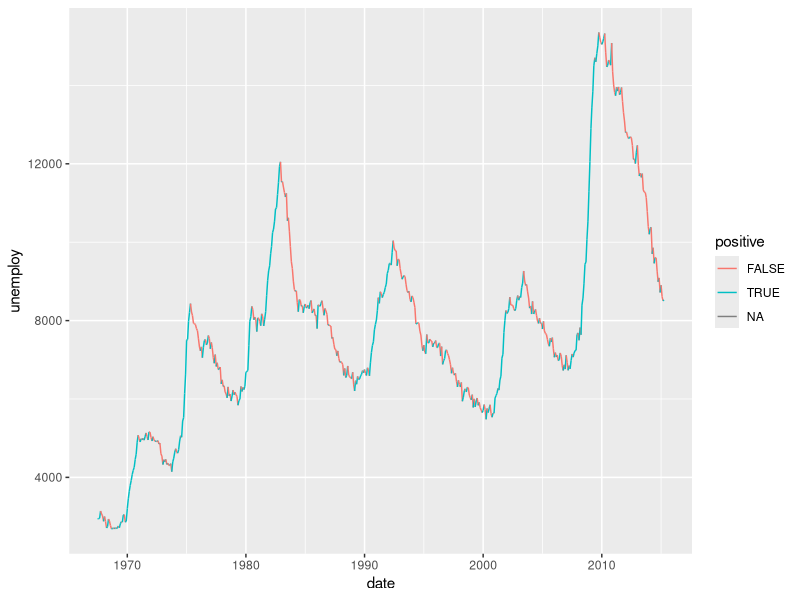
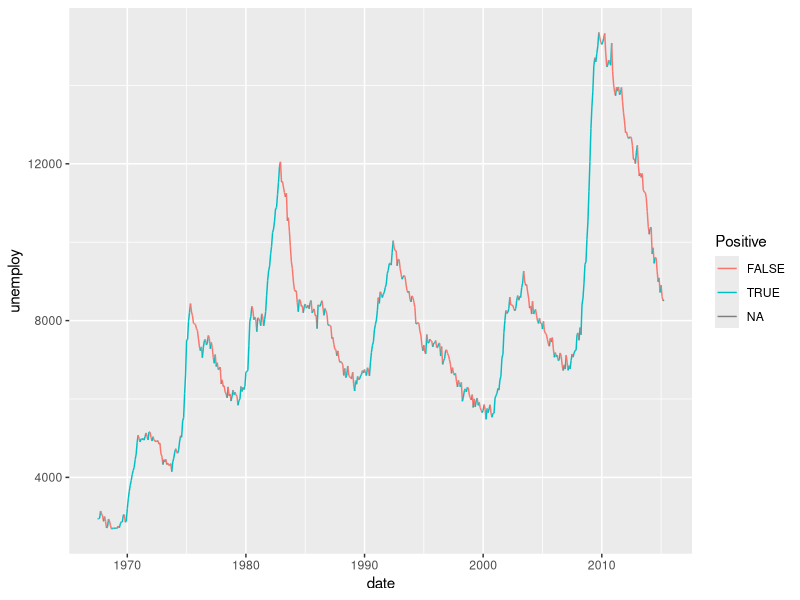
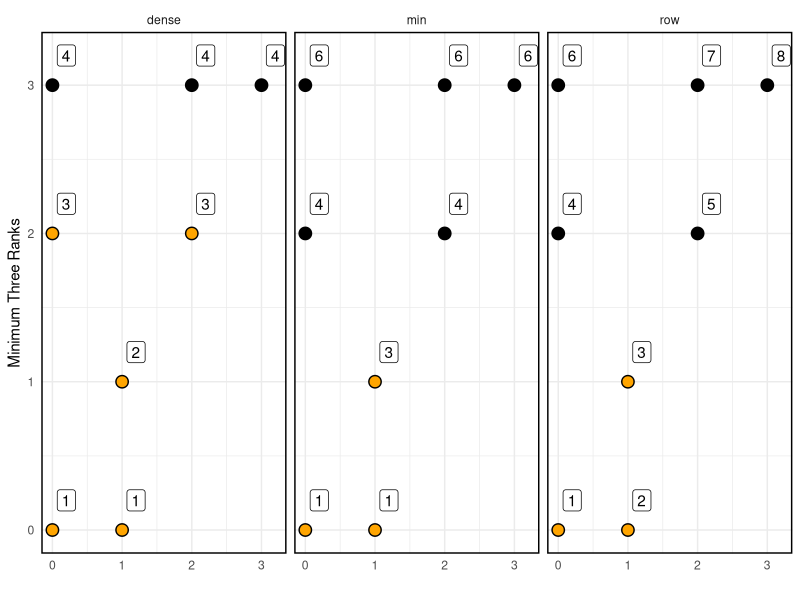

The R source for these figures, in order:
## ---- chunk 1
library(tidyverse)
library(ggrepel)
## ---- chunk 2
## NOTE: No need to edit this; just an example
v <- c(1, 2, 3, 4, 5)
lead(v)
lag(v)
## ---- chunk 3
## NOTE: No need to edit this; just an example
x <- seq(-1, +1, length.out = 6)
f <- x ^ 2

## Forward finite difference
df_dx <- (lead(f) - f) / (lead(x) - x)
df_dx
## ---- chunk 4
# task-begin
## TASK: Modify the following code to color each segment based on whether the
##       trend is increasing or decreasing in time

economics %>%
  arrange(date) %>%
  mutate(
    positive = (lead(unemploy) - unemploy) > 0
  ) %>%
  ggplot(aes(date, unemploy, color = positive)) +
  geom_segment(aes(
    xend = lead(date, order_by = date),
    yend = lead(unemploy, order_by = date)
  ))
# task-end
# solution-begin
economics %>%
  arrange(date) %>%
  mutate(
    delta = lead(unemploy, order_by = date) - unemploy,
    Positive = delta > 0
  ) %>%

  ggplot(aes(date, unemploy, color = Positive)) +
  geom_segment(aes(
    xend = lead(date, order_by = date),
    yend = lead(unemploy, order_by = date)
  ))
# solution-end
## ---- chunk 5
## NOTE: No need to edit this; just an example
v <- c(1, 1, 2, 3, 5)
row_number(v)
min_rank(v)
dense_rank(v)
## ---- chunk 6
## NOTE: No need to edit this; just an example
v <- c(1, 1, 2, 3, 5)
row_number(desc(v))
min_rank(desc(v))
dense_rank(-v)
## ---- chunk 7
## NOTE: No need to edit this; just an example
set.seed(101)
tribble(
  ~x, ~y,
  0,  0,
  1,  0,
  1,  1,
  0,  2,
  2,  2,
  0,  3,
  2,  3,
  3,  3
) %>%
  mutate(
    rk_row = row_number(y),
    rk_min = min_rank(y),
    rk_dense = dense_rank(y)
  ) %>%
  pivot_longer(
    names_to = "fcn",
    names_prefix = "rk_",
    values_to = "rk",
    cols = c(-x, -y)
  ) %>%

  ggplot(aes(x, y)) +
  geom_point(size = 4) +
  geom_point(
    data = . %>% filter(rk <= 3),
    size = 3,
    color = "orange"
  ) +
  geom_label(aes(label = rk), nudge_x = 0.2, nudge_y = 0.2) +

  facet_wrap(~fcn) +
  theme_minimal() +
  theme(panel.border = element_rect(color = "black", fill = NA, size = 1)) +
  labs(
    x = "",
    y = "Minimum Three Ranks"
  )
## ---- chunk 8
# task-begin
## TASK: Use a rank function to filter the `mpg` data
q2 <- mpg
# task-end
q2 <- mpg %>%
  filter(dense_rank(desc(hwy)) <= 3)
# solution-begin
q2 <-
  mpg %>%
  filter(dense_rank(desc(hwy)) <= 3)
# solution-end
q2
## ---- chunk 9
## NOTE: No need to change this
assertthat::assert_that(dim(q2)[1] == 4)
print("Nice!")
